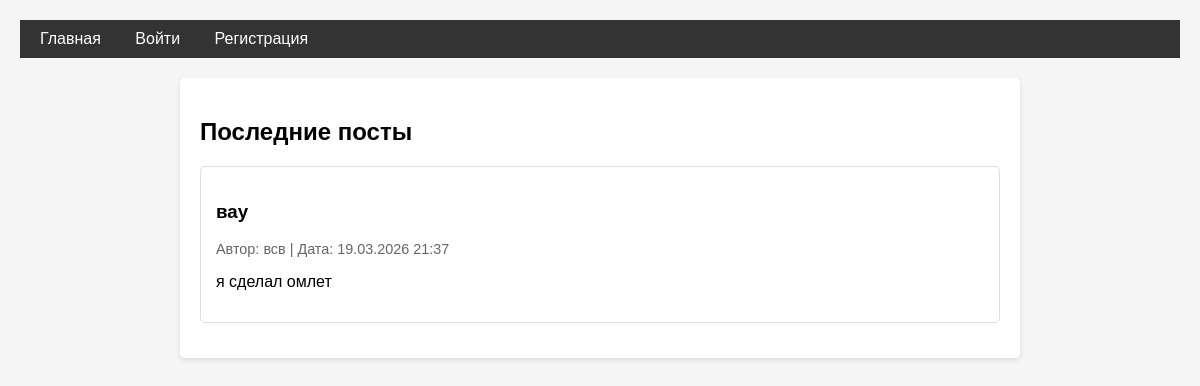
Before: / with the older database file.
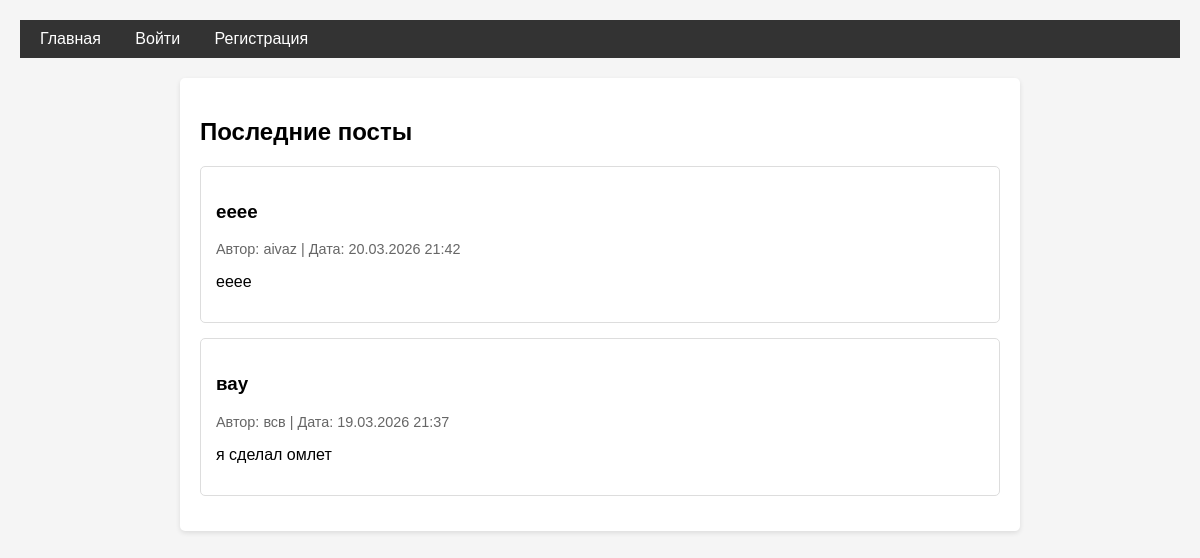
After: the same page with the newer database file.
### flaskr/models.py (models this page shows)
class Post(db.Model):
    __tablename__ = 'posts'
    id = db.Column(db.Integer, primary_key=True)
    title = db.Column(db.String(200), nullable=False)
    body = db.Column(db.Text, nullable=False)
    created_at = db.Column(db.DateTime, default=datetime.utcnow)
    user_id = db.Column(db.Integer, db.ForeignKey('users.id'), nullable=False)

class User(UserMixin, db.Model):
    __tablename__ = 'users'
    id = db.Column(db.Integer, primary_key=True)
    username = db.Column(db.String(80), unique=True, nullable=False)
    email = db.Column(db.String(120), unique=True, nullable=False)
    password_hash = db.Column(db.String(200), nullable=False)
    created_at = db.Column(db.DateTime, default=datetime.utcnow)
    posts = db.relationship('Post', backref='author', lazy=True)

### flaskr/blog.py (the view)
@bp.route('/')
def index():
    posts = Post.query.order_by(Post.created_at.desc()).all()
    return render_template('blog/index.html', posts=posts)

### flaskr/templates/blog/index.html (shortened to what this page needs)
{% extends "base.html" %}
{% block content %}
<h2>Последние посты</h2>
{% if posts %}
    {% for post in posts %}
        <div style="border: 1px solid #ddd; padding: 15px; margin-bottom: 15px; border-radius: 5px;">
            <h3>{{ post.title }}</h3>
            <p style="color: #666; font-size: 0.9em;">
                Автор: {{ post.author.username }} |
                Дата: {{ post.created_at.strftime('%d.%m.%Y %H:%M') }}
            </p>
            <p>{{ post.body }}</p>
        </div>
    {% endfor %}
{% else %}
    <p>Пока нет постов. {% if current_user.is_authenticated %}
        <a href="{{ url_for('blog.create') }}">Создайте первый!</a>
    {% endif %}</p>
{% endif %}
{% endblock %}

Changed rows visible on the page:
added Post: title "eeee", author.username "aivaz", created_at "20.03.2026 21:42", body "eeee"
